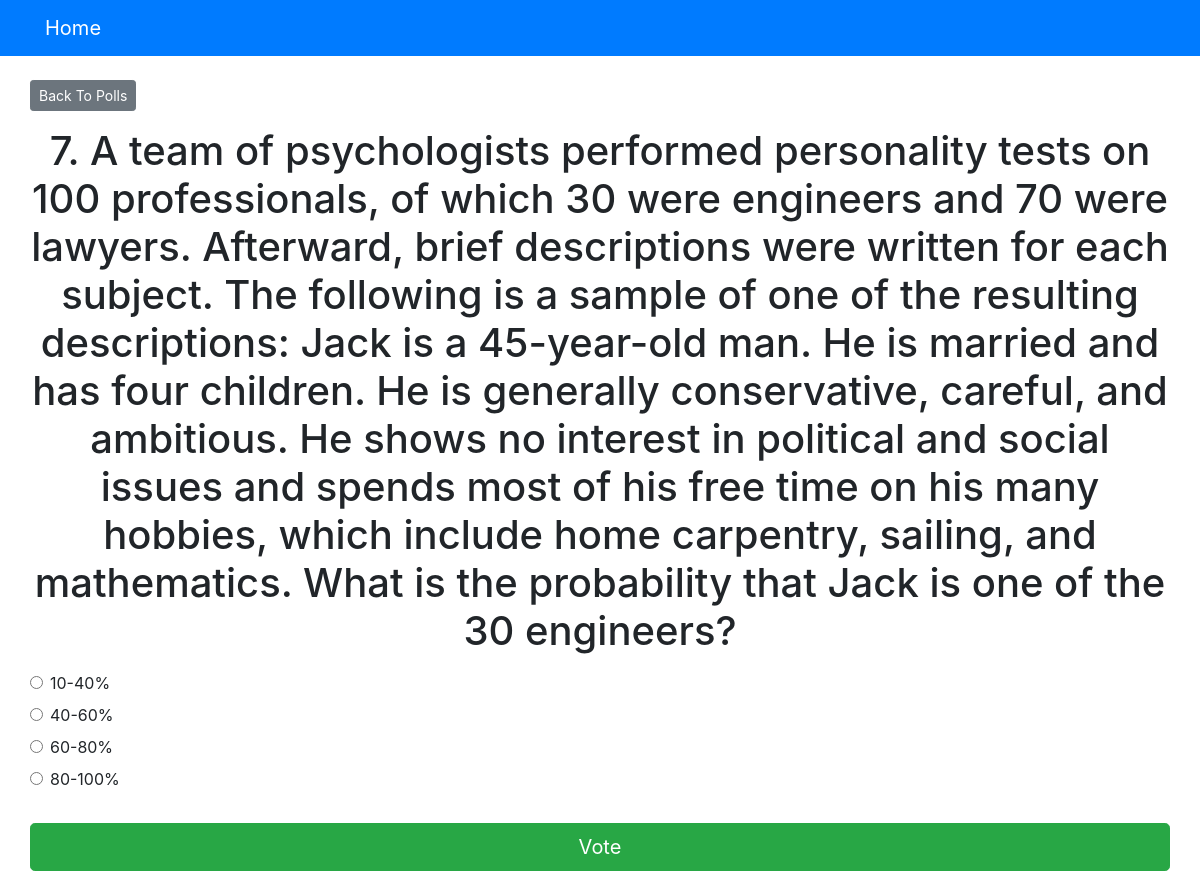
Screenshot of /polls/7/ with the database file from the repository.
### polls/models.py (models this page shows, shortened)
class Question(models.Model):
    question_text = models.CharField(max_length=4000)
    pub_date = models.DateTimeField('date published', default=None)

class Choice(models.Model):
    question = models.ForeignKey(Question, on_delete=models.CASCADE)
    choice_text = models.CharField(max_length=300)
    votes = models.IntegerField(default=0)

### polls/views.py (the view)
# urls.py: path('<int:question_id>/', views.detail, name ='detail'),
def detail(request, question_id):
    try:
        question = Question.objects.get(pk=question_id)
    except Question.DoesNotExist:
        raise Http404("Question does not exist")
    return render(request, 'polls/detail.html', {'question': question})

### templates/polls/detail.html (shortened to what this page needs)
{% extends 'base.html' %}
{% block content %}
<a class ="btn btn-secondary btn-sm mb-3" href ="{% url 'polls:index' %}">Back To Polls</a>
<h1 class ="text-center mb-3">{{ question.question_text }}</h1>
<form action ="{% url 'polls:vote' question.id %}" method ="post">
    {% for choice in question.choice_set.all %}
    <div class ="form-check">
        <input type ="radio" name ="choice" class ="form-check-input" id ="choice{{ forloop.counter }}"
            value ="{{ choice.id }}" />
        <label for ="choice{{ forloop.counter }}">{{ choice.choice_text }}</label>
    </div>
    {% endfor %}
    <input type ="submit" value ="Vote" class ="btn btn-success btn-lg btn-block mt-4" />
</form>
{% endblock %}

### rows the page displays
Question: question_text "7. A team of psychologists performed personality tests on 100 professionals, of which 30 were engineers and 70 were lawyers. Afterward, brief descriptions were written for each subject. The following is a sample of one of the resulting descriptions: Jack is a 45-year-old man. He is married and has four children. He is generally conservative, careful, and ambitious. He shows no interest in political and social issues and spends most of his free time on his many hobbies, which include home carpentry, sailing, and mathematics. What is the probability that Jack is one of the 30 engineers?"
Choice: choice_text "10-40%"
Choice: choice_text "40-60%"
Choice: choice_text "60-80%"
Choice: choice_text "80-100%"
